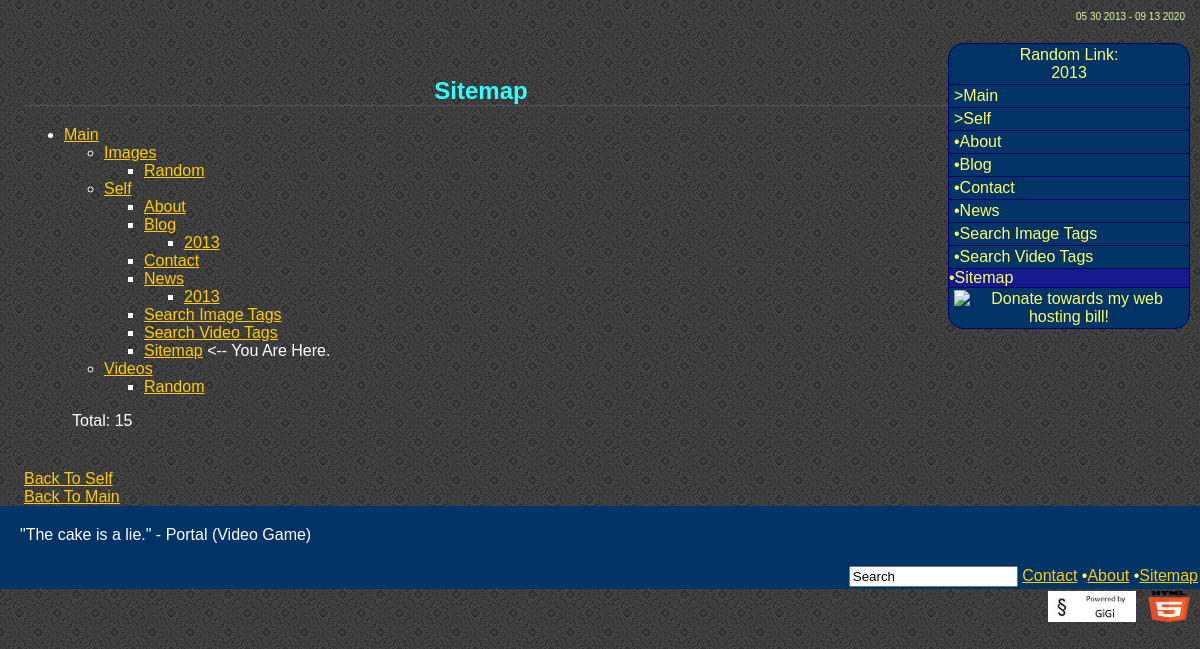
/sitemap.php, run on the app's committed database.
### tables this page shows
CREATE TABLE `map` (
  `Created` date DEFAULT NULL,
  `Name` varchar(100) DEFAULT NULL,
  `Pathname` varchar(90) NOT NULL DEFAULT '',
  `Map` int(6) DEFAULT NULL,
  `Modified` int(11) DEFAULT NULL,
  `Child` int(6) DEFAULT NULL,
  `Parent` int(6) DEFAULT NULL,
  PRIMARY KEY (`Pathname`)
);

### sitemap.php (called while the page is built)
<?php include $_SERVER['DOCUMENT_ROOT'] .'/library/files/beginning.php';
include 'library/files/map.php';
include $_SERVER['DOCUMENT_ROOT'] .'/library/files/ending.php';?>

### library/files/map.php (the view, shortened to what this page needs)
<?php
$result = mysqli_query($conn, "SELECT Name, Pathname, Child FROM map Where Parent = 0 and Map <> 22 and Map <> 23 and Map <> 24");
echo '<ul>';
while($row = mysqli_fetch_array($result)){
$Child = $row['Child'];
if ($Child > 0)
{
echo '<li><a href="' . $row['Pathname'] . '">' . $row['Name'] . '</a><ul>';
$result = mysqli_query ($conn, "SELECT Name, Pathname, Child FROM map Where Map = $Child Order by Name ASC");
while($row = mysqli_fetch_array($result)){
$Child2 = $row['Child'];
if ($Child2 > 0)
{
echo '<li><a href="' . $row['Pathname'] . '">' . $row['Name'] . '</a><ul>';
$result2 = mysqli_query ($conn, "SELECT Name, Pathname, Child FROM map Where Map = $Child2 Order by Name ASC");
while($row = mysqli_fetch_array($result2)){
$Child3 = $row['Child'];
if ($Child3 > 0)
{
echo '<li><a href="' . $row['Pathname'] . '">' . $row['Name'] . '</a><ul>';
$pathname = $row['Pathname'];
if ($pathname == 'blog.php' or $pathname =='news.php')
{
$result3 = mysqli_query ($conn, "SELECT Name, Pathname, Child FROM map Where Map = $Child3 Order by Created DESC");
}
else
{
$result3 = mysqli_query ($conn, "SELECT Name, Pathname, Child FROM map Where Map = $Child3 Order by Name ASC");
}
while($row = mysqli_fetch_array($result3)){
$Child4 = $row['Child'];
if ($Child4 > 0)
{
echo '<li><a href="' . $row['Pathname'] . '">' . $row['Name'] . '</a><ul>';
if ($Child4 > 0)
{
echo '</ul>';
}
}
else
{
echo '<li><a href="' . $row['Pathname'] . '">' . $row['Name'] . '</a></li>';
}
}
if ($Child3 > 0)
{
echo '</ul>';
}
}
else
{
$pathname = $row['Pathname'];
if ($pathname == 'sitemap.php')
{
echo '<li><a href="' . $row['Pathname'] . '">' . $row['Name'] . '</a> &lt;-- You Are Here.</li>';
}
else
{
echo '<li><a href="' . $row['Pathname'] . '">' . $row['Name'] . '</a></li>';
}
}
}
}
else
{
echo '<li><a href="' . $row['Pathname'] . '">' . $row['Name'] . '</a></li>';
}
if ($Child2 > 0)
{
echo '</ul>';
}
}
if ($Child > 0)
{
echo '</ul>';
}
}
else
{
echo '<li><a href="' . $row['Pathname'] . '">' . $row['Name'] . '</a></li>';
}
}
echo '</ul>';
$result = mysqli_query($conn, "SELECT Pathname FROM map WHERE map < '22' or map > '24'");
$total = mysqli_num_rows($result);
echo '<p>Total: ' .$total .'</p>';
?>

### library/files/sidebar.php (shortened to what this page needs)
<?php
echo '<div class = "top">';
include 'randomlink.php';
echo '</div>';
include 'sidebar2.php';
$path = $_SERVER["PHP_SELF"];
$path = substr($path, 1);
$result = mysqli_query($conn, "SELECT Map FROM map WHERE Pathname = '$path' ORDER BY Name ASC");
while($row = mysqli_fetch_array($result)){
$Map = $row['Map'];
if ($Map ==22)
{
$result22 = mysqli_query($conn, "SELECT Pathname, Name FROM map WHERE Map = '$Map'");
while($row = mysqli_fetch_array($result22)){
$path22 = $row['Pathname'];
if ($path == $path22)
{
echo '<div id = "current">'.'&bull;'.$row['Name'].'</div>';
}
}
}
else
{
$result24 = mysqli_query($conn, "SELECT Map FROM map WHERE Child = '$Map'");
while($row = mysqli_fetch_array($result24)){
$Map2 = $row['Map'];
}
$result33 = mysqli_query($conn, "SELECT Pathname FROM map WHERE Child = '$Map2'");
while($row = mysqli_fetch_array($result33)){
$Pathname = $row['Pathname'];
}
$result44 = mysqli_query($conn, "SELECT Pathname FROM map WHERE Child = '$Map'");
while($row = mysqli_fetch_array($result44)){
$Pathname2 = $row['Pathname'];
}
if ($Pathname == 'blog.php' or $Pathname == 'news.php')
{
$result2 = mysqli_query($conn, "SELECT Pathname, Name FROM map WHERE Map = '$Map' ORDER BY Created DESC");
while($row = mysqli_fetch_array($result2)){
$path2 = $row['Pathname'];
if ($path == $path2)
{
echo '<div id = "current">'.'&bull;'.$row['Name'].'</div>';
}
else
{
echo '<a class = "sidebar2" href="http://' .$_SERVER['SERVER_NAME'] .'/' .$row['Pathname'].'">&bull;'.$row['Name'].'</a>';
}
}
}
else
{
if ($Pathname2 == 'blog.php' or $Pathname2 =='news.php')
{
$result2 = mysqli_query($conn, "SELECT Pathname, Name, Child FROM map WHERE Map = '$Map' ORDER BY Created DESC");
}
else
{
$result2 = mysqli_query($conn, "SELECT Pathname, Name, Child FROM map WHERE Map = '$Map' ORDER BY Name ASC");
}
while($row = mysqli_fetch_array($result2)){
$path2 = $row['Pathname'];
$Child = $row['Child'];
if ($path == $path2)
if ($path =='blog.php' or $path =='news.php')
{
echo '<div id = "current">'.'&bull;'.$row['Name'].' (Dir)'.'</div>';
if ($path == 'blog.php' or $path =='news.php')
{
$result = mysqli_query($conn, "SELECT Pathname, Name FROM map WHERE Map = '$Child'  ORDER BY Created DESC");
}
while($row = mysqli_fetch_array($result)){
echo '<a class = "sidebar3" href="http://' .$_SERVER['SERVER_NAME'] .'/' .$row['Pathname'].'">&bull;'.$row['Name'].'</a>';
}
}
else
{
echo '<div id = "current">'.'&bull;'.$row['Name'].'</div>';
$result = mysqli_query($conn, "SELECT Child FROM map WHERE Pathname = '$path' ");
while($row = mysqli_fetch_array($result)){
$Map22 = $row['Child'];
if ($Pathname2 == 'blog.php' or $Pathname2 == 'news.php')
{
$result = mysqli_query($conn, "SELECT Pathname, Name FROM map WHERE Map = '$Map22'  ORDER BY Created DESC");
}
else
{
$result = mysqli_query($conn, "SELECT Pathname, Name FROM map WHERE Map = '$Map22'  ORDER BY Name ASC");
}
}
}
else
{
echo '<a class = "sidebar2" href="http://' .$_SERVER['SERVER_NAME'] .'/' .$row['Pathname'].'">&bull;'.$row['Name'].'</a>';
}
}
}
}
}
echo '<div class = "center"><a href="http://www.dreamhost.com/donate.cgi?id=16711"><img alt="Donate towards my web hosting bill!" src="https://secure.newdream.net/donate3.gif" /></a></div>';
?>

### library/files/randomlink.php (shortened to what this page needs)
<?php
$result = mysqli_query($conn, "SELECT Pathname, Name FROM map Where Map <> 22 and Map <> 23 and Map <> 24 ORDER BY Rand() LIMIT 1");
while($row = mysqli_fetch_array($result)){
echo '<a class = "center" href="http://' .$_SERVER['SERVER_NAME'] .'/' .$row['Pathname'] .'">Random Link:<br />' .$row['Name'] .'</a>';
}
?>

### library/files/sidebar2.php (shortened to what this page needs)
<?php
$path = $_SERVER["PHP_SELF"];
$path = substr($path, 1);
$sarray = array();
$result = mysqli_query($conn, "SELECT Map, Parent FROM map WHERE Pathname = '$path'");
while($row = mysqli_fetch_array($result)){
$Map = $row['Map'];
$Parent =$row['Parent'];
}
while($Parent > 0)
{
$result2 = mysqli_query($conn, "SELECT Pathname, Name, Parent, Map FROM map WHERE Child = '$Map'");
while($row = mysqli_fetch_assoc($result2)){
$Map = $row['Map'];
$Parent = $row['Parent'];
$sarray[] = '<a class = "sidebar2" href="http://' .$_SERVER['SERVER_NAME'] .'/' .$row['Pathname'] .'">>'.$row['Name'] .'</a>';
}
}
krsort($sarray);
foreach ($sarray as $value) {
echo $value;
}
?>

### library/files/title.php (shortened to what this page needs)
<?php
$test = $_SERVER["PHP_SELF"];
$test = substr($test, 1);
if ($test == 'index.php')
{
}
else
{
echo '<h2 class = "center">';
$result = mysqli_query($conn, "SELECT Name, Created, Map, Pathname FROM map WHERE Pathname = '$test'");
while($row = mysqli_fetch_array($result)){
$Map = $row['Map'];
$Name = $row['Name'];
$Created = $row['Created'];
$result24 = mysqli_query($conn, "SELECT Map FROM map WHERE Child = '$Map'");
while($row = mysqli_fetch_array($result24)){
$Map2 = $row['Map'];
}
$result33 = mysqli_query($conn, "SELECT Pathname FROM map WHERE Child = '$Map2'");
while($row = mysqli_fetch_array($result33)){
$Pathname3 = $row['Pathname'];
}
if ($Pathname3== 'blog.php' or $Pathname3 == 'news.php')
{
echo $Name;
echo ': ' .$Created;
}
else
{
echo $Name;
}
}
echo '</h2>';
}
?>

### library/files/backto.php (shortened to what this page needs)
<?php
echo '<div class = "backto">';
$path = $_SERVER["PHP_SELF"];
$path = substr($path, 1);
$result = mysqli_query($conn, "SELECT Map, Parent FROM map WHERE Pathname = '$path'");
while($row = mysqli_fetch_array($result)){
$Map = $row['Map'];
$Parent =$row['Parent'];
}
while($Parent > 0)
{
$result2 = mysqli_query($conn, "SELECT Pathname, Name, Parent, Map FROM map WHERE Child = '$Map'");
while($row = mysqli_fetch_array($result2)){
$Map = $row['Map'];
$Parent = $row['Parent'];
echo '<a  href="http://' .$_SERVER['SERVER_NAME'] .'/' .$row['Pathname'] .'">Back To '.$row['Name'] .'</a><br />';
}
}
echo '</div>';
?>

### style.css (style rules this page uses)
body, h1 { margin: 0; padding: 0; }
body { color: #FFFFFF; background: url(gray.png); font-family: verdana, arial, sans-serif; }
h2, h3, h4 { color: #33FFFF; }
.in p { text-align: justify; text-indent: 0.5in; }
.center { text-align: center; }
#footer a:link, #comic a:link, #content a:link { color:#FFCC00; }
#current { background: #151B8D; border-bottom: 1px solid #000066; }
#sidebar a { padding: 2px 5px; display: block; text-decoration: none; color: #FFFF66; }
.sidebar2, .sidebar3, .top { border-bottom: 1px solid #000066; }
#content .backto { position:absolute; bottom: 0; }
h3, h2, h4 { border-bottom: 1px solid #555555; }

### data on the page
map: Name "2013"
map: Name "Main"
map: Name "Self"
map: Name "About"
map: Name "Blog"
map: Name "Contact"
map: Name "News"
map: Name "Search Image Tags"
map: Name "Search Video Tags"
map: Name "Sitemap"
map: Name "Images"
map: Name "Random"
map: Name "2013"
map: Name "Videos"
map: Name "Random"

### other printed values
date("m d Y", "$cdate2") "05 30 2013"
date("m d Y", filemtime($_SERVER["SCRIPT_FILENAME"])) "09 13 2020"
$total "15"
